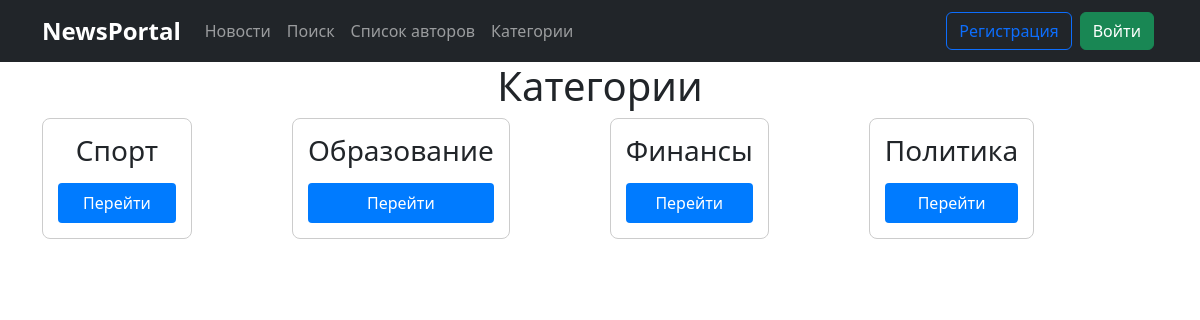
The app's page /news/categories/ with its own data.
### news/models.py (models this page shows, shortened)
class Category(models.Model):
    name = models.CharField(max_length=100, unique=True)
    subscribers = models.ManyToManyField(User, blank=True, related_name='category_subscribers')

### news/views.py (the view)
# urls.py: path('categories/', CategoryListView.as_view(), name='categories_list'),
class CategoryListView(ListView):
    model = Category
    template_name = 'news/categories.html'
    context_object_name = 'categories'

### templates/news/categories.html (shortened to what this page needs)
{% extends 'flatpages/default.html' %}
{% load custom_filters %}
{% load custom_tags %}
{% block content %}
    <h1>Категории</h1>
    <div style="display: flex; flex-wrap: wrap; gap: 100px;">
        {% for category in categories %}
            <div style="
                border: 1px solid #ccc;
                border-radius: 8px;
                padding: 15px;
                min-width: 150px;
                width: fit-content;
                max-width: 300px;
                min-height: 120px;
                display: flex;
                flex-direction: column;
                justify-content: space-between;
            ">
                <h3 style="margin: 0 0 15px 0; word-break: break-word;">{{ category.name }}</h3>
                <a href="{% url 'category_posts' category.id %}"
                   style="display: inline-block; padding: 8px 12px; background-color: #007bff; color: white; text-decoration: none; border-radius: 4px;">
                    Перейти
                </a>
            </div>
        {% empty %}
            <p>Категорий нет.</p>
        {% endfor %}
    </div>
{% endblock content %}

### records on screen
Category: name "Спорт"
Category: name "Образование"
Category: name "Финансы"
Category: name "Политика"
